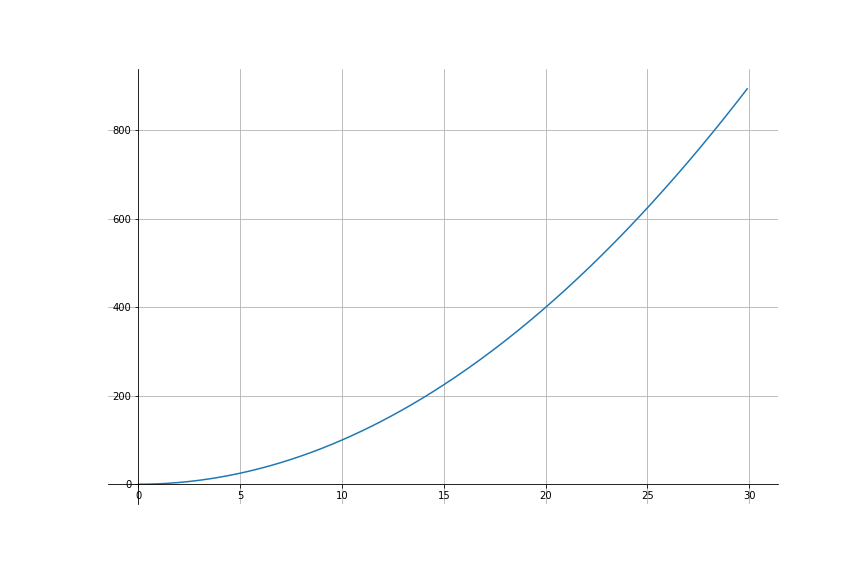
#> input picture x_square.png, 864 x 576 px
$ python _graphOCR_.py
#> lines starting #> are read from the running program, lines starting #| are printed output that depends on the picture; after the words box and inside, x2 and y2 are one past the last pixel; in counts of white or black regions, pixels touching at a corner belong together
# -*- coding: utf-8 -*-
"""
Created on Mon Apr 26 14:15:34 2021

@author: CHAINZ
"""
import time
import cv2
import numpy as np
from anothercv import horizon_erase, vertice_erase, get_cordinates, get_xscale, get_yscale
from matplotlib import pyplot as plt
# import pytesseract as ocr

class Graph:
    def __init__(self, filematrix):
        self.file = filematrix
        rect, self.threshfile = cv2.threshold(filematrix, 205,225,0)
        # cv2.imshow('rr', self.threshfile)
        # cv2.imshow('rr', filematrix)
        # cv2.waitKey()
        self.mask=np.ones(np.shape (self.grid_removal()))*225

        # cv2.imshow("pp", np.transpose(self.threshfile)[ : :-1])
        # if cv2.waitKey(0)==27:
            # self.destroyAllWindows()


    def get_alphaOmegaX(self):
        rowindex=-1
        last_horizone= self.threshfile[1: ]
        # horizone_index=0
        for i in self.threshfile:
            rowindex+=1
            # print(np.size(i))
            if np.count_nonzero(i==0)>np.size(i)*0.7:
                last_horizone=self.threshfile[rowindex: ]
                # horizone_index=rowindex
        rowindex=-1
        for i in last_horizone:
            rowindex+=1
            if np.count_nonzero(i==225)==np.size(i):
                markersgrids=last_horizone[ :rowindex]
                break
        markersgrids=np.ndarray.tolist(markersgrids)
        z=markersgrids[int(len(markersgrids)/2)]
        z_reverse= z[ : :-1]

        return(z.index(0),len(z_reverse)-z_reverse.index(0))


    def get_alphaOmegaY(self):
        rowindex=-1
        inverted_file=np.transpose(self.threshfile)[ : :-1]
        last_horizone= inverted_file[1: ]
        horizone_index=0
        for i in inverted_file:
            rowindex+=1
            # print(np.size(i))
            if np.count_nonzero(i==0)>np.size(i)*0.7:
                last_horizone=inverted_file[rowindex: ]
                # horizone_index=rowindex
        rowindex=-1
        for i in last_horizone:
            rowindex+=1
            if np.count_nonzero(i==225)==np.size(i):
                markersgrids=last_horizone[ :rowindex]
                break
        markersgrids=np.ndarray.tolist(markersgrids)
        z=markersgrids[int(len(markersgrids)/2)]
        z_reverse= z[ : :-1]

        return(z.index(0),len(z_reverse)-z_reverse.index(0))
        pass


    def segment(self):
        xseg=self.get_alphaOmegaX()
        yseg=self.get_alphaOmegaY()
        # self.segmented=np.array([i[xseg[0]: xseg[1]] for i in self.threshfile])
        self.segmented=np.transpose(np.transpose(self.threshfile)[xseg[0]:xseg[1]])[yseg[0]:yseg[1]]
        return(self.segmented)


    def grid_removal(self):
        return np.array(horizon_erase(vertice_erase(self.segment())), dtype=np.uint8)

    # [24 lines left out: functions horizontal_grid_mask, vertical_grid_mask, not called in this run]

    def create_mask_self(self):
        return self.vertical_grid_mask(self.horizontal_grid_mask())

    def copulate(self):
        return cv2.bitwise_and(self.grid_removal(), self.create_mask_self())

    # [64 lines left out: functions interpolate, get_axis_x, get_axis_y, de_noise, get_coordinates, not called in this run]

z= time.time()
img= cv2.imread("x_square.png", cv2.IMREAD_GRAYSCALE)
#> img: shape (576, 864); min 0, max 255, mean 253.3
x= Graph(img)
#> in __init__, `rect, self.threshfile = cv2.threshold(filematrix, 205,225,0)`:
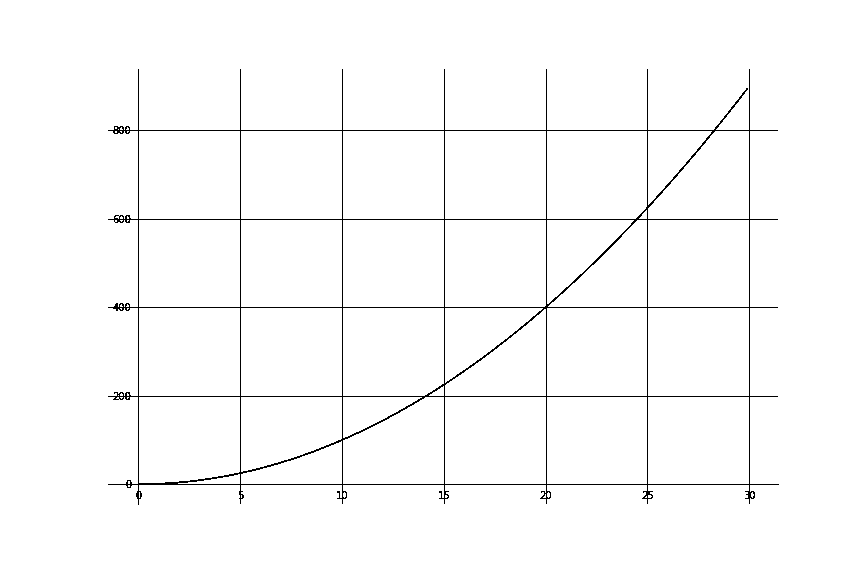
#> self.threshfile: shape (576, 864); values 0 (black) and 225 (white), 98.3% white; black in thin lines or dots, all inside (x1, y1, x2, y2) = (108, 69, 779, 505)
#> in get_alphaOmegaX, `last_horizone= self.threshfile[1: ]`:
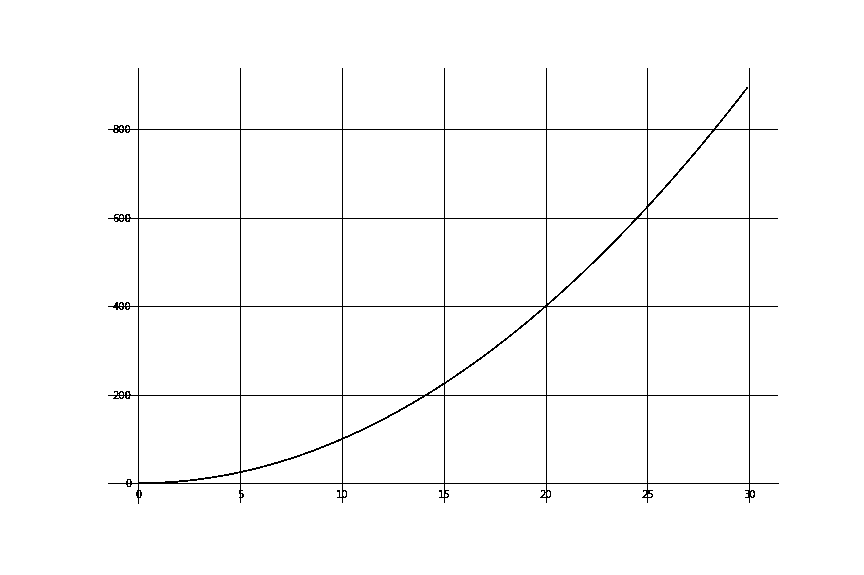
#> last_horizone: shape (575, 864); values 0 (black) and 225 (white), 98.3% white; black in thin lines or dots, all inside (x1, y1, x2, y2) = (108, 68, 779, 504)
#> after the loop in get_alphaOmegaX, `for i in self.threshfile:`: rowindex = 575
#> the loop in get_alphaOmegaX, `for i in last_horizone:` made 22 passes
#> after the loop in get_alphaOmegaX, `for i in last_horizone:`: rowindex = 21
#> in get_alphaOmegaX, `markersgrids=np.ndarray.tolist(markersgrids)`: markersgrids = 21 items
#> in get_alphaOmegaX, `z=markersgrids[int(len(markersgrids)/2)]`: z = 864 values, max 225 at index 0, min 0 at index 136, mean 216.7
#> in get_alphaOmegaX, `z_reverse= z[ : :-1]`: z_reverse = 864 values, max 225 at index 0, min 0 at index 109, mean 216.7
#> in segment, `xseg=self.get_alphaOmegaX()`: xseg = (136, 755)
#> in get_alphaOmegaY, `inverted_file=np.transpose(self.threshfile)[ : :-1]`:
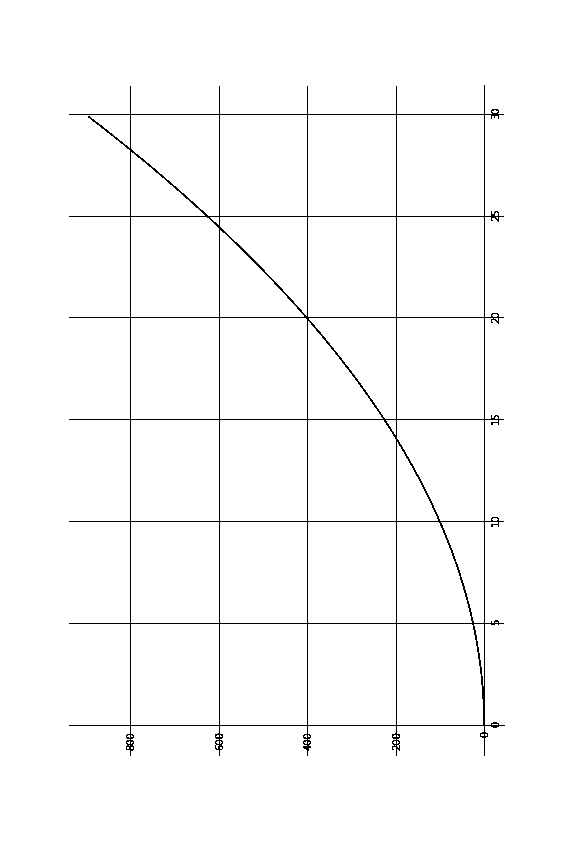
#> inverted_file: shape (864, 576); values 0 (black) and 225 (white), 98.3% white; black in thin lines or dots, all inside (x1, y1, x2, y2) = (69, 85, 505, 756)
#> in get_alphaOmegaY, `last_horizone= inverted_file[1: ]`:
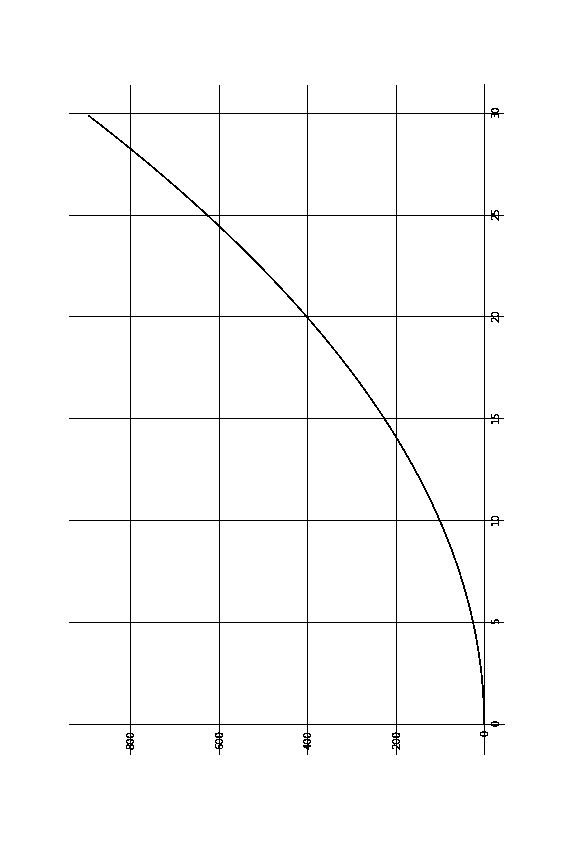
#> last_horizone: shape (863, 576); values 0 (black) and 225 (white), 98.3% white; black in thin lines or dots, all inside (x1, y1, x2, y2) = (69, 84, 505, 755)
#> after the loop in get_alphaOmegaY, `for i in inverted_file:`: rowindex = 863
#> the loop in get_alphaOmegaY, `for i in last_horizone:` made 32 passes
#> after the loop in get_alphaOmegaY, `for i in last_horizone:`: rowindex = 31
#> in get_alphaOmegaY, `markersgrids=np.ndarray.tolist(markersgrids)`: markersgrids = 31 items
#> in get_alphaOmegaY, `z=markersgrids[int(len(markersgrids)/2)]`: z = 576 values, max 225 at index 0, min 0 at index 127, mean 215.2
#> in get_alphaOmegaY, `z_reverse= z[ : :-1]`: z_reverse = 576 values, max 225 at index 0, min 0 at index 91, mean 215.2
#> in segment, `yseg=self.get_alphaOmegaY()`: yseg = (127, 485)
#> in segment, `self.segmented=np.transpose(np.transpose(self.threshfile)[xseg[0]:xseg..`:
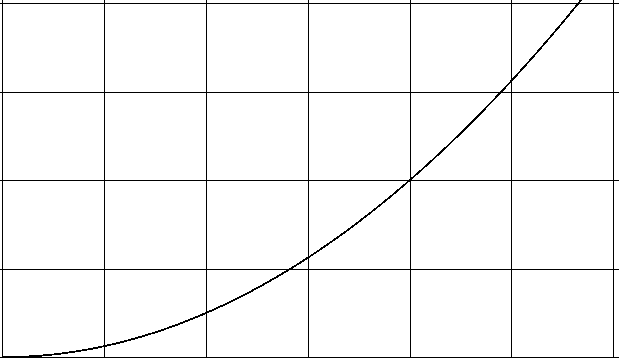
#> self.segmented: shape (358, 619); values 0 (black) and 225 (white), 96.9% white; black in thin lines or dots
#> (the run stopped early here; a loop or call above may not have finished)

$ run again, with 2540.png copied over x_square.png
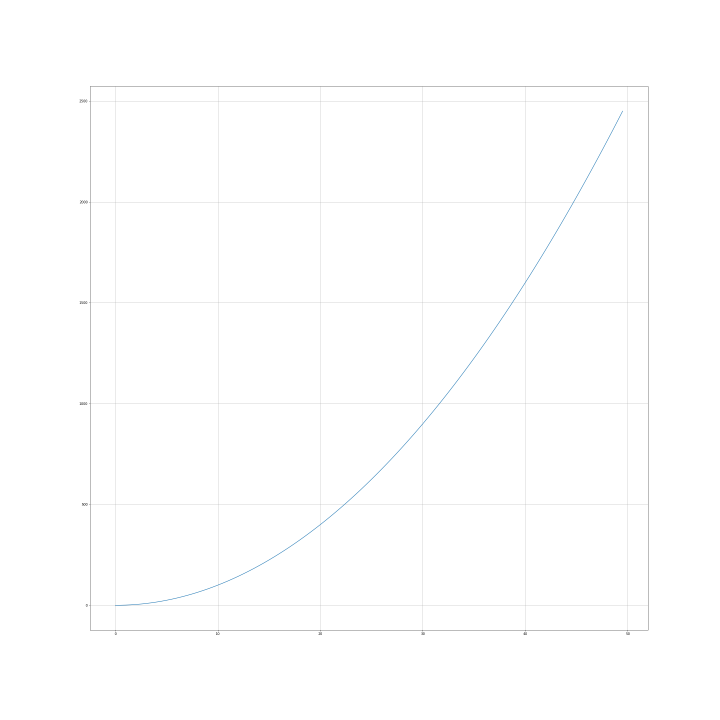
#> input picture 2540.png, 2160 x 2160 px (shown at 1/3 size)
#> in __init__, `rect, self.threshfile = cv2.threshold(filematrix, 205,225,0)`:
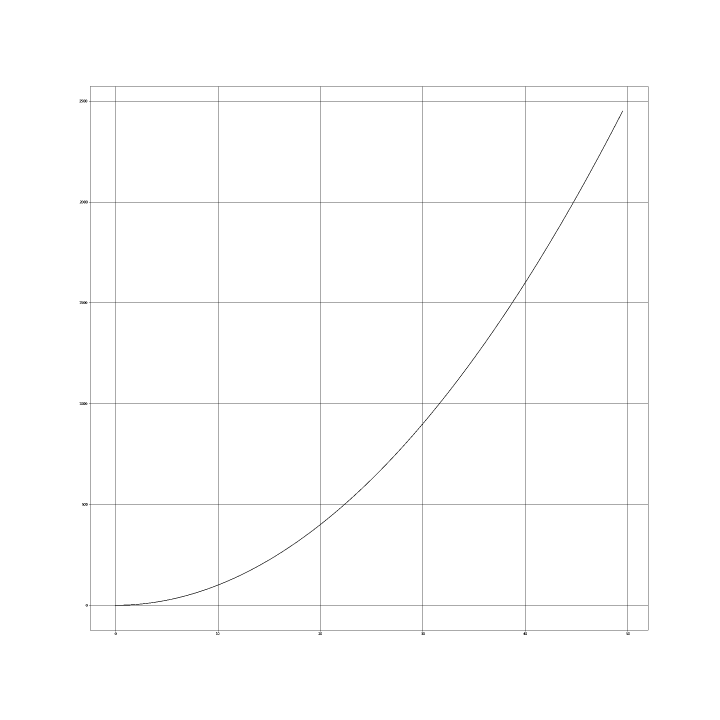
#> self.threshfile: shape (2160, 2160) (shown at 1/3 size); values 0 (black) and 225 (white), 99.3% white; black in thin lines or dots, all inside (x1, y1, x2, y2) = (238, 259, 1945, 1905)
#> after the loop in get_alphaOmegaX, `for i in self.threshfile:`: rowindex = 2159
#> the loop in get_alphaOmegaX, `for i in last_horizone:` made 6 passes
#> after the loop in get_alphaOmegaX, `for i in last_horizone:`: rowindex = 5
#> in get_alphaOmegaX, `markersgrids=np.ndarray.tolist(markersgrids)`: markersgrids = 5 items
#> in get_alphaOmegaX, `z=markersgrids[int(len(markersgrids)/2)]`: z = 2160 values, max 225 at index 0, min 0 at index 346, mean 224.4
#> in get_alphaOmegaX, `z_reverse= z[ : :-1]`: z_reverse = 2160 values, max 225 at index 0, min 0 at index 276, mean 224.4
#> xseg = (346, 1884)
#> inverted_file: shape (2160, 2160); values 0 (black) and 225 (white), 99.3% white; black in thin lines or dots, all inside (x1, y1, x2, y2) = (259, 215, 1905, 1922)
#> after the loop in get_alphaOmegaY, `for i in inverted_file:`: rowindex = 2159
#> the loop in get_alphaOmegaY, `for i in last_horizone:` made 5 passes
#> after the loop in get_alphaOmegaY, `for i in last_horizone:`: rowindex = 4
#> in get_alphaOmegaY, `markersgrids=np.ndarray.tolist(markersgrids)`: markersgrids = 4 items
#> in get_alphaOmegaY, `z=markersgrids[int(len(markersgrids)/2)]`: z = 2160 values, max 225 at index 0, min 0 at index 303, mean 224.4
#> in get_alphaOmegaY, `z_reverse= z[ : :-1]`: z_reverse = 2160 values, max 225 at index 0, min 0 at index 343, mean 224.4
#> yseg = (303, 1817)
#> in segment, `self.segmented=np.transpose(np.transpose(self.threshfile)[xseg[0]:xseg..`:
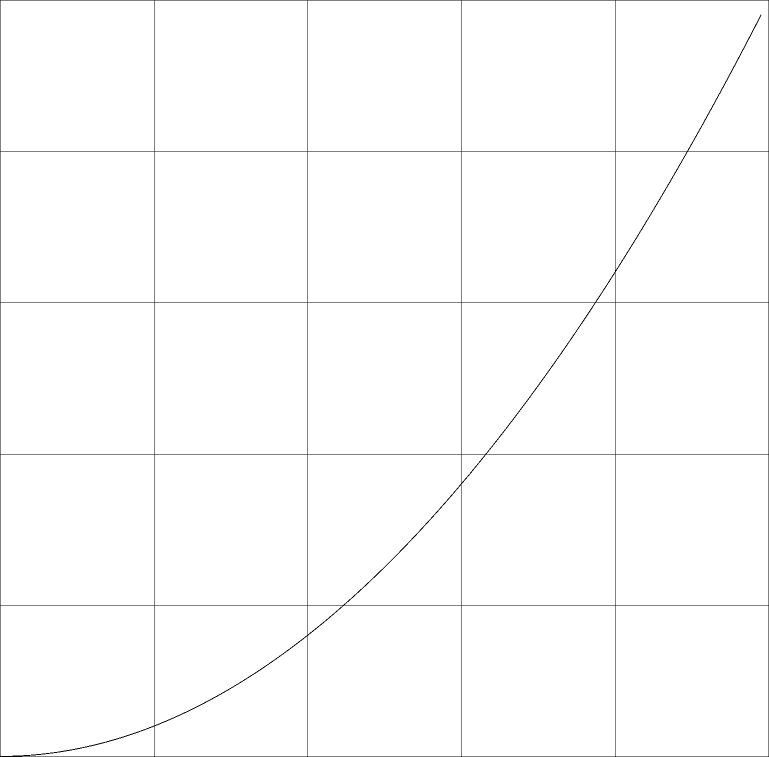
#> self.segmented: shape (1514, 1538) (shown at 1/2 size); values 0 (black) and 225 (white), 99% white; black in thin lines or dots

$ run again, with 2542-1.png copied over x_square.png
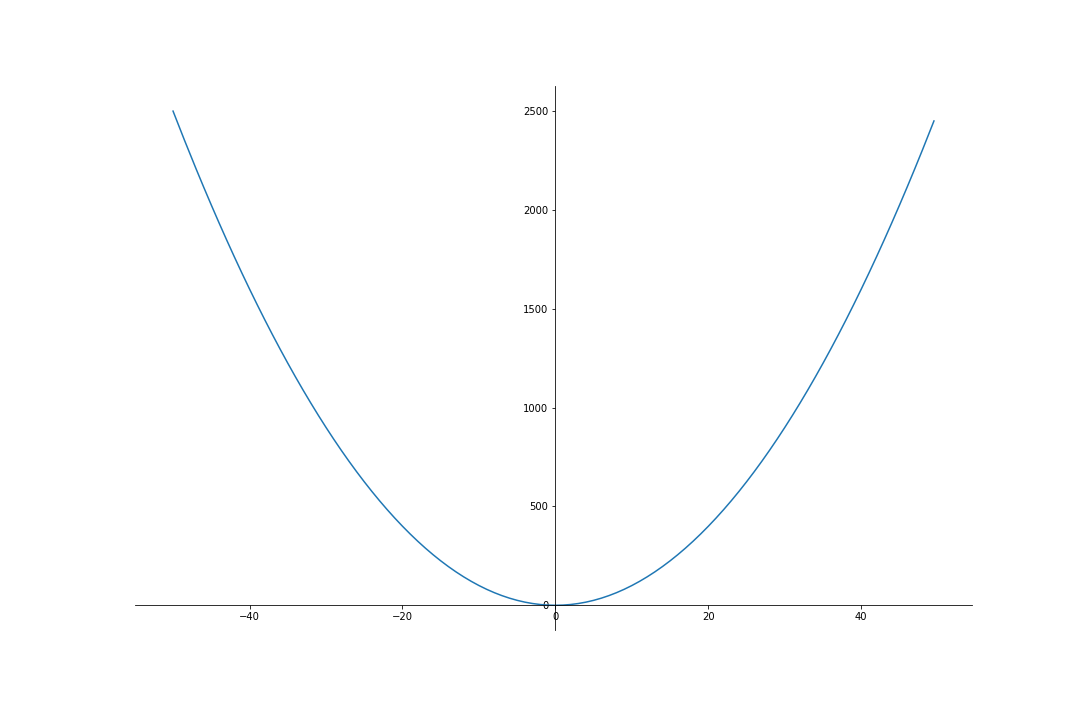
#> input picture 2542-1.png, 1080 x 720 px
#> in __init__, `rect, self.threshfile = cv2.threshold(filematrix, 205,225,0)`:
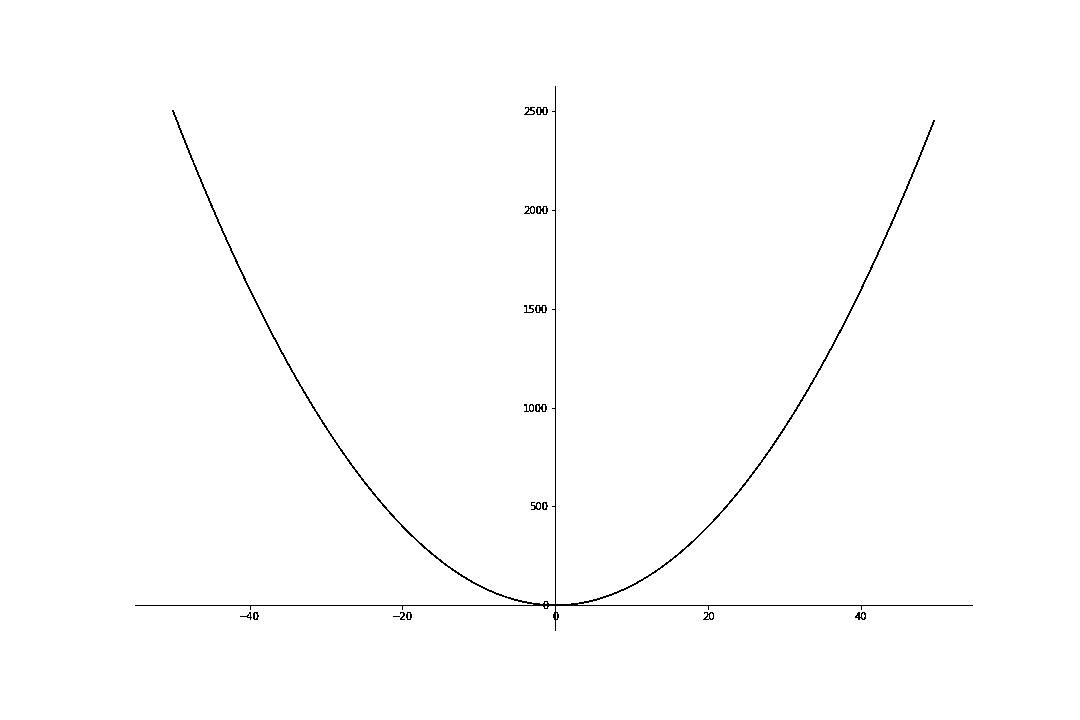
#> self.threshfile: shape (720, 1080); values 0 (black) and 225 (white), 99.4% white; black in thin lines or dots, all inside (x1, y1, x2, y2) = (135, 86, 973, 631)
#> after the loop in get_alphaOmegaX, `for i in self.threshfile:`: rowindex = 719
#> the loop in get_alphaOmegaX, `for i in last_horizone:` made 27 passes
#> after the loop in get_alphaOmegaX, `for i in last_horizone:`: rowindex = 26
#> in get_alphaOmegaX, `markersgrids=np.ndarray.tolist(markersgrids)`: markersgrids = 26 items
#> in get_alphaOmegaX, `z=markersgrids[int(len(markersgrids)/2)]`: z = 1080 values, max 225 at index 0, min 0 at index 250, mean 220
#> in get_alphaOmegaX, `z_reverse= z[ : :-1]`: z_reverse = 1080 values, max 225 at index 0, min 0 at index 214, mean 220
#> xseg = (250, 866)
#> inverted_file: shape (1080, 720); values 0 (black) and 225 (white), 99.4% white; black in thin lines or dots, all inside (x1, y1, x2, y2) = (86, 107, 631, 945)
#> after the loop in get_alphaOmegaY, `for i in inverted_file:`: rowindex = 1079
#> after the loop in get_alphaOmegaY, `for i in last_horizone:`: rowindex = 421
#> in get_alphaOmegaY, `markersgrids=np.ndarray.tolist(markersgrids)`: markersgrids = 421 items
#> in get_alphaOmegaY, `z=markersgrids[int(len(markersgrids)/2)]`: z = 720 values, max 225 at index 0, min 0 at index 455, mean 223.8
#> in get_alphaOmegaY, `z_reverse= z[ : :-1]`: z_reverse = 720 values, max 225 at index 0, min 0 at index 114, mean 223.8
#> yseg = (455, 606)
#> in segment, `self.segmented=np.transpose(np.transpose(self.threshfile)[xseg[0]:xseg..`:
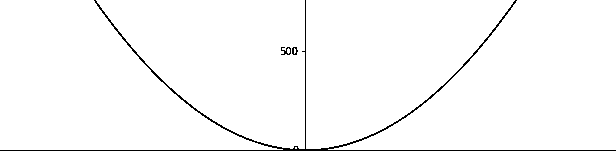
#> self.segmented: shape (151, 616); values 0 (black) and 225 (white), 98.1% white; black in thin lines or dots
